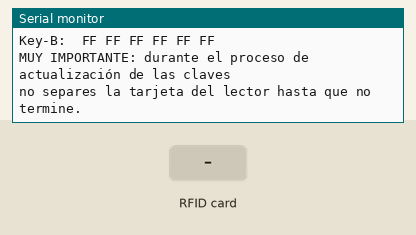
A sketch run on a simulated Arduino Uno, built with avr-gcc and run on an emulated ATmega328P. Parts: the last lines printed to the serial monitor. The test bench sets the inputs (shaded band).

Above: at 1.4 s.
1.5 s: RFID card 5E 7A 19 C4 held to the reader
At 2.6 s:
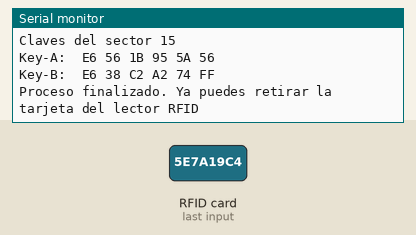
3.0 s: RFID card 5E 7A 19 C4 held to the reader
At 3.26 s:
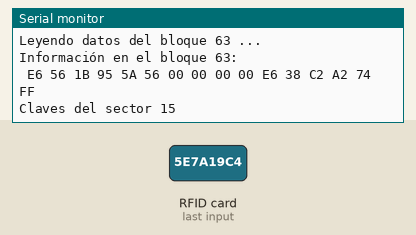

The sketch:

KeyChanger.ino
```cpp
// Librerías
#include <SPI.h>
#include <MFRC522.h>

// Pines SPI
#define RST_PIN 9
#define SS_PIN 10

// Instancia a la clase MFRC522
MFRC522 mfrc522(SS_PIN, RST_PIN);

// Claves de cifrado actuales
MFRC522::MIFARE_Key keyA = {keyByte: {0xFF, 0xFF, 0xFF, 0xFF, 0xFF, 0xFF}};
MFRC522::MIFARE_Key keyB = {keyByte: {0xFF, 0xFF, 0xFF, 0xFF, 0xFF, 0xFF}};

// Nuevas claves de cifrado
MFRC522::MIFARE_Key nuevaKeyA = {keyByte: {0xE6, 0x56, 0x1B, 0x95, 0x5A, 0x56}};

MFRC522::MIFARE_Key nuevaKeyB = {keyByte: {0xE6, 0x38, 0xC2, 0xA2, 0x74, 0xFF}};

// Datos del sector
byte sector = 15;

void mostrarByteArray(byte* buffer, byte bufferSize) {
  for (byte i = 0; i < bufferSize; i++) {
    Serial.print(buffer[i] < 0x10 ? " 0" : " ");
    Serial.print(buffer[i], HEX);
  }
}

void setup() {
  Serial.begin(9600);
  while (!Serial);      // Bucle que no permite continuar hasta que no se ha abierto el monitor serie
  SPI.begin();          // Iniciar bus SPI
  mfrc522.PCD_Init();   // Iniciar lector RFID RC522

  Serial.println(F("Acerca la tarjeta al lector para escanear."));
  Serial.println(F("Las claves de esta tarjeta deben ser:"));
  Serial.print("Key-A: ");
  mostrarByteArray(keyA.keyByte, MFRC522::MF_KEY_SIZE);
  Serial.println();
  Serial.print("Key-B: ");
  mostrarByteArray(keyB.keyByte, MFRC522::MF_KEY_SIZE);
  Serial.println();
  Serial.println(F("MUY IMPORTANTE: durante el proceso de actualización de las claves "));
  Serial.println(F("no separes la tarjeta del lector hasta que no termine."));

}

void loop() {
  // Si no hay una tarjeta cerca no sigue el programa
  if (!mfrc522.PICC_IsNewCardPresent()) {
    return;
  }

  // Si hay una tarjeta cerca, que la eleccione
  // En caso contrario que no continúe
  if (!mfrc522.PICC_ReadCardSerial()) {
    return;
  }

  // Mostrar información de la tarjeta por el monitor serie
  Serial.print(F("UID de la tarjeta:"));
  mostrarByteArray(mfrc522.uid.uidByte, mfrc522.uid.size);  // Motrar el UID
  Serial.println();
  Serial.print(F("Tipo de tarjeta: "));
  MFRC522::PICC_Type piccType = mfrc522.PICC_GetType(mfrc522.uid.sak);  //Motrar el tipo
  Serial.println(mfrc522.PICC_GetTypeName(piccType));

  // Cambiar claves Key-A y Key-B en un sector concreto
  boolean resultado = cambiarKeys(&keyA, &keyB, &nuevaKeyA, &nuevaKeyB, sector);

  if (resultado) {
    Serial.print(F("Claves del sector "));
    Serial.println(sector);
    Serial.print(F("Key-A: "));
    mostrarByteArray(nuevaKeyA.keyByte, MFRC522::MF_KEY_SIZE);
    Serial.println();
    Serial.print(F("Key-B: "));
    mostrarByteArray(nuevaKeyB.keyByte, MFRC522::MF_KEY_SIZE);
    Serial.println();
  } else {
    Serial.print(F("Claves del sector "));
    Serial.println(sector);
    Serial.print(F("Key-A: "));
    mostrarByteArray(keyA.keyByte, MFRC522::MF_KEY_SIZE);
    Serial.println();
    Serial.print(F("Key-B: "));
    mostrarByteArray(keyB.keyByte, MFRC522::MF_KEY_SIZE);
    Serial.println();
  }

  // Detener el lector
  mfrc522.PICC_HaltA();
  // Detener la encriptación Crypto1
  mfrc522.PCD_StopCrypto1();

  Serial.println(F("Proceso finalizado. Ya puedes retirar la tarjeta del lector RFID"));

}

boolean cambiarKeys(MFRC522::MIFARE_Key* antiguaKeyA, MFRC522::MIFARE_Key* antiguaKeyB,
                    MFRC522::MIFARE_Key* nuevaKeyA, MFRC522::MIFARE_Key* nuevaKeyB,
                    int sector) {

  MFRC522::StatusCode estado;
  byte bloqueTrailer = sector * 4 + 3; // Cálculo del bloque Trailer
  byte buffer[18];
  byte size = sizeof(buffer);

  Serial.print(F("Modificando sector "));
  Serial.println(sector);

  // Autenticar utilizando la clave Key-A
  estado = (MFRC522::StatusCode)mfrc522.PCD_Authenticate(MFRC522::PICC_CMD_MF_AUTH_KEY_A, bloqueTrailer, antiguaKeyA, &(mfrc522.uid));

  // Si no consigue autenticar que no continúe
  if (estado != MFRC522::STATUS_OK) {
    Serial.print(F("Fallo en la autenticación Key-A: "));
    Serial.println(mfrc522.GetStatusCodeName(estado));
    return false;
  }

  // Mostrar el sector completo
  Serial.println(F("Informción en el sector:"));
  mfrc522.PICC_DumpMifareClassicSectorToSerial(&(mfrc522.uid), antiguaKeyA, sector);
  Serial.println();

  // Leyendo datos del bloque
  Serial.print(F("Leyendo datos del bloque ")); Serial.print(bloqueTrailer);
  Serial.println(F(" ..."));
  estado = (MFRC522::StatusCode) mfrc522.MIFARE_Read(bloqueTrailer, buffer, &size);
  if (estado != MFRC522::STATUS_OK) {
    Serial.print(F("Fallo al leer el bloque: "));
    Serial.println(mfrc522.GetStatusCodeName(estado));
    return false;
  }
  Serial.print(F("Información en el bloque ")); Serial.print(bloqueTrailer); Serial.println(F(":"));
  mostrarByteArray(buffer, 16); Serial.println();
  Serial.println();

  // Autenticar utilizando la clave Key-B
  estado = (MFRC522::StatusCode)mfrc522.PCD_Authenticate(MFRC522::PICC_CMD_MF_AUTH_KEY_B, bloqueTrailer, antiguaKeyB, &(mfrc522.uid));

  // Si no consigue autenticar que no continúe
  if (estado != MFRC522::STATUS_OK) {
    Serial.print(F("Fallo en la uatenticación Key-B: "));
    Serial.println(mfrc522.GetStatusCodeName(estado));
    return false;
  }

  // Array con nuevas claves Key-A y Key-B
  if (nuevaKeyA != nullptr || nuevaKeyB != nullptr) {
    // Recorrer todos los bytes de la clave
    for (byte i = 0; i < MFRC522::MF_KEY_SIZE; i++) {
      if (nuevaKeyA != nullptr) {
        buffer[i] = nuevaKeyA->keyByte[i];
      }
      if (nuevaKeyB != nullptr) {
        buffer[i + 10] = nuevaKeyB->keyByte[i];
      }
    }
  }

  // Escribir las nuevas claves al bloque Trailer
  estado = (MFRC522::StatusCode) mfrc522.MIFARE_Write(bloqueTrailer, buffer, 16);
  if (estado != MFRC522::STATUS_OK) {
    Serial.print(F("Fallo al escribir el bloque Trailer: "));
    Serial.println(mfrc522.GetStatusCodeName(estado));
    return false;
  }

  return true;
}
```

Measured:
- after the input at 1.5 s, the serial monitor: prints a new line at once (image 1)
- after the input at 3.0 s, the serial monitor: prints a new line after 0.19 s (image 2)
